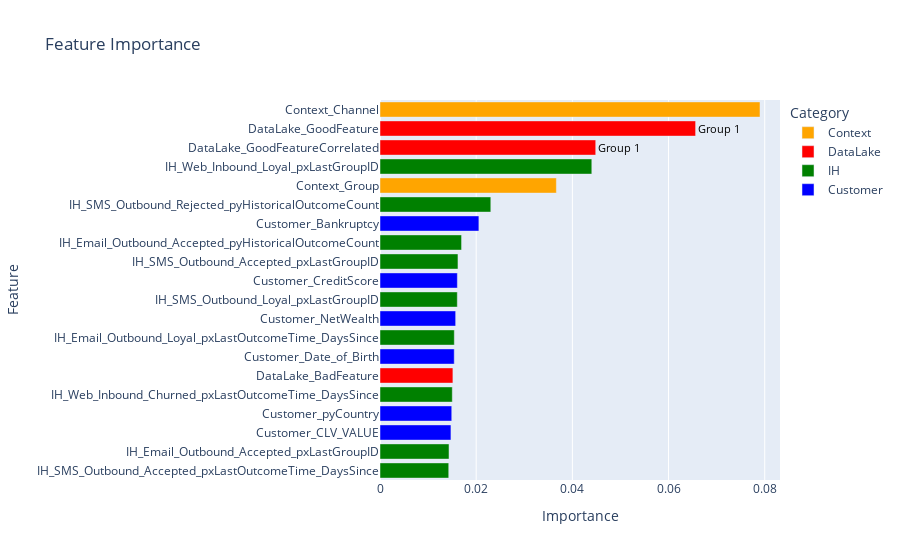

Here is the notebook cell this chart was saved with:
### Code cell
X_train, X_test, y_train, y_test, target_encoder, feature_cols = data_prep(augmented_data, augmented_data_dictionary)
classifier = create_classifier(X_train, X_test, y_train, y_test, target_encoder)
test = show_feature_imp(classifier, X_train, feature_cols)

### Figure 1 — Plotly figure (JSON) as saved in the notebook; plotly's stock layout.template omitted (floating-point values rounded to 4 significant figures)
{"data": [{"hovertemplate": "Category=Context<br>Importance=%{x}<br>Feature=%{y}<br>GroupLabel=%{text}<extra></extra>", "legendgroup": "Context", "marker": {"color": "orange", "pattern": {"shape": ""}}, "name": "Context", "orientation": "h", "showlegend": true, "text": ["", ""], "textfont": {"color": "black", "size": 12}, "textposition": "outside", "type": "bar", "x": [0.07902, 0.03668], "xaxis": "x", "y": ["Context_Channel", "Context_Group"], "yaxis": "y"}, {"hovertemplate": "Category=DataLake<br>Importance=%{x}<br>Feature=%{y}<br>GroupLabel=%{text}<extra></extra>", "legendgroup": "DataLake", "marker": {"color": "red", "pattern": {"shape": ""}}, "name": "DataLake", "orientation": "h", "showlegend": true, "text": ["Group 1", "Group 1", ""], "textfont": {"color": "black", "size": 12}, "textposition": "outside", "type": "bar", "x": [0.06563, 0.04486, 0.01516], "xaxis": "x", "y": ["DataLake_GoodFeature", "DataLake_GoodFeatureCorrelated", "DataLake_BadFeature"], "yaxis": "y"}, {"hovertemplate": "Category=IH<br>Importance=%{x}<br>Feature=%{y}<br>GroupLabel=%{text}<extra></extra>", "legendgroup": "IH", "marker": {"color": "green", "pattern": {"shape": ""}}, "name": "IH", "orientation": "h", "showlegend": true, "text": ["", "", "", "", "", "", "", "", ""], "textfont": {"color": "black", "size": 12}, "textposition": "outside", "type": "bar", "x": [0.04404, 0.02304, 0.01696, 0.01621, 0.01608, 0.01545, 0.01503, 0.01435, 0.01429], "xaxis": "x", "y": ["IH_Web_Inbound_Loyal_pxLastGroupID", "IH_SMS_Outbound_Rejected_pyHistoricalOutcomeCount", "IH_Email_Outbound_Accepted_pyHistoricalOutcomeCount", "IH_SMS_Outbound_Accepted_pxLastGroupID", "IH_SMS_Outbound_Loyal_pxLastGroupID", "IH_Email_Outbound_Loyal_pxLastOutcomeTime_DaysSince", "IH_Web_Inbound_Churned_pxLastOutcomeTime_DaysSince", "IH_Email_Outbound_Accepted_pxLastGroupID", "IH_SMS_Outbound_Accepted_pxLastOutcomeTime_DaysSince"], "yaxis": "y"}, {"hovertemplate": "Category=Customer<br>Importance=%{x}<br>Feature=%{y}<br>GroupLabel=%{text}<extra></extra>", "legendgroup": "Customer", "marker": {"color": "blue", "pattern": {"shape": ""}}, "name": "Customer", "orientation": "h", "showlegend": true, "text": ["", "", "", "", "", ""], "textfont": {"color": "black", "size": 12}, "textposition": "outside", "type": "bar", "x": [0.02056, 0.01609, 0.01573, 0.01544, 0.01492, 0.01475], "xaxis": "x", "y": ["Customer_Bankruptcy", "Customer_CreditScore", "Customer_NetWealth", "Customer_Date_of_Birth", "Customer_pyCountry", "Customer_CLV_VALUE"], "yaxis": "y"}], "layout": {"barmode": "relative", "legend": {"title": {"text": "Category"}, "tracegroupgap": 0}, "title": {"text": "Feature Importance"}, "xaxis": {"anchor": "y", "domain": [0, 1], "title": {"text": "Importance"}}, "yaxis": {"anchor": "x", "autorange": "reversed", "categoryarray": ["Context_Channel", "DataLake_GoodFeature", "DataLake_GoodFeatureCorrelated", "IH_Web_Inbound_Loyal_pxLastGroupID", "Context_Group", "IH_SMS_Outbound_Rejected_pyHistoricalOutcomeCount", "Customer_Bankruptcy", "IH_Email_Outbound_Accepted_pyHistoricalOutcomeCount", "IH_SMS_Outbound_Accepted_pxLastGroupID", "Customer_CreditScore", "IH_SMS_Outbound_Loyal_pxLastGroupID", "Customer_NetWealth", "IH_Email_Outbound_Loyal_pxLastOutcomeTime_DaysSince", "Customer_Date_of_Birth", "DataLake_BadFeature", "IH_Web_Inbound_Churned_pxLastOutcomeTime_DaysSince", "Customer_pyCountry", "Customer_CLV_VALUE", "IH_Email_Outbound_Accepted_pxLastGroupID", "IH_SMS_Outbound_Accepted_pxLastOutcomeTime_DaysSince"], "categoryorder": "array", "domain": [0, 1], "dtick": 1, "title": {"text": "Feature"}}}}
